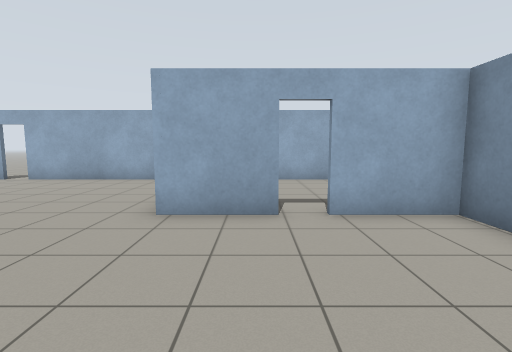
[1] (above)

12 first-person views from a walk through a Gazebo world. The camera is 1.2 m above the floor, tilts 6° down and sees 85° across. The floor is counted in squares, 1 m on a side. Each view is taken from the middle of a square. On the plan, view 1 faces up. The plan holds only what a view shows up to about 12 squares ahead; the rest is blank.

[2]
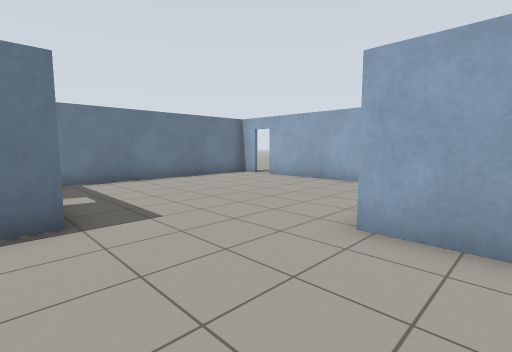

[3]
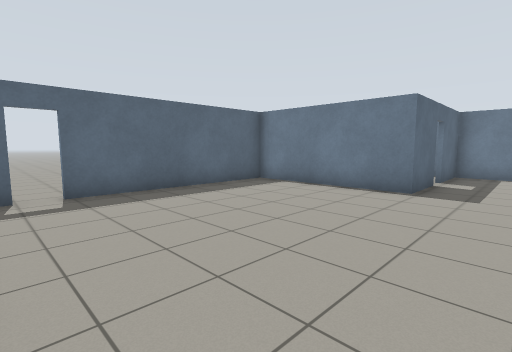

[4]
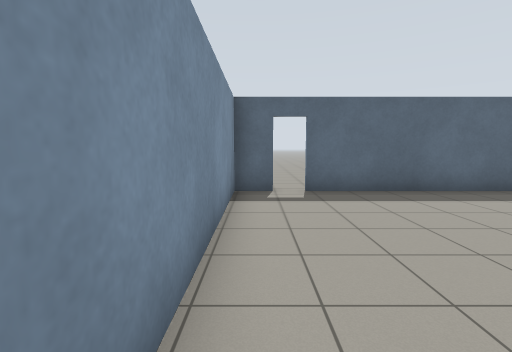

[5]
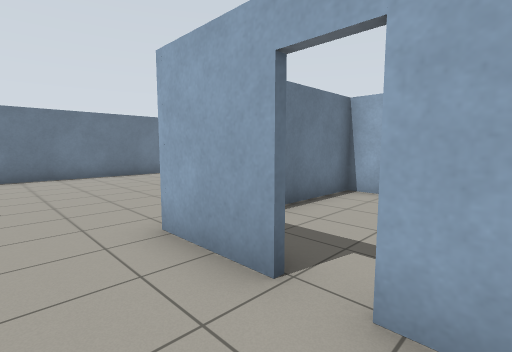

[6]
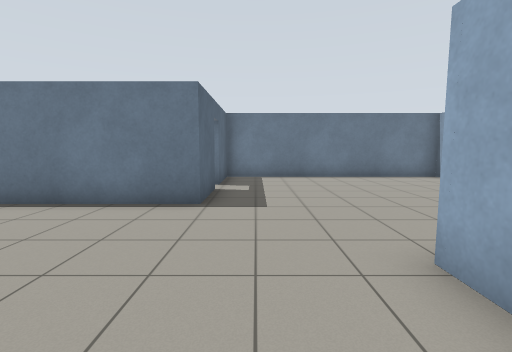

[7]
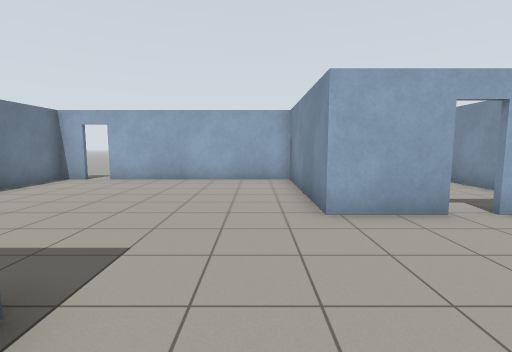

[8]
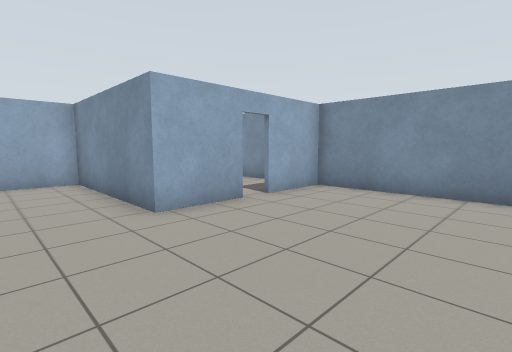

[9]
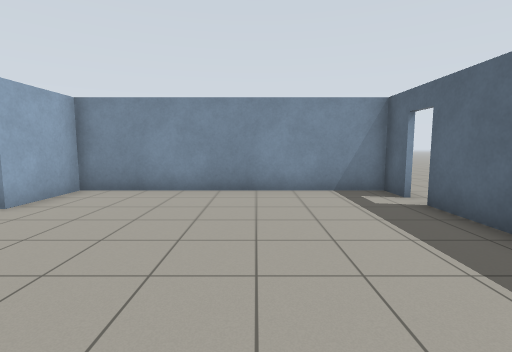

[10]
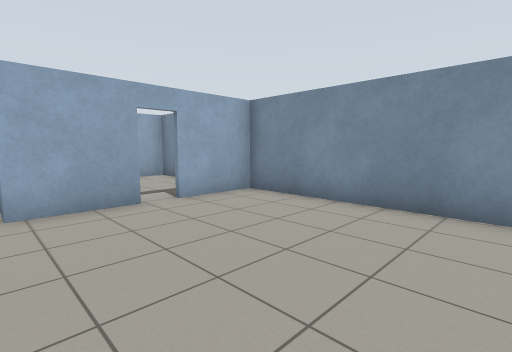

[11]
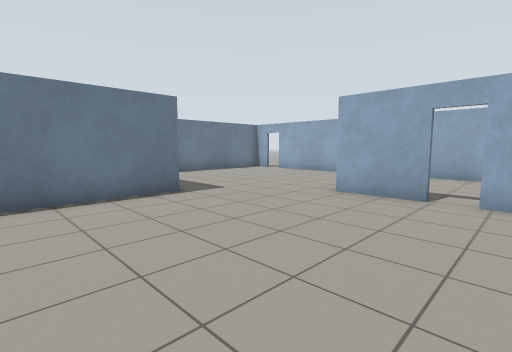

[12]
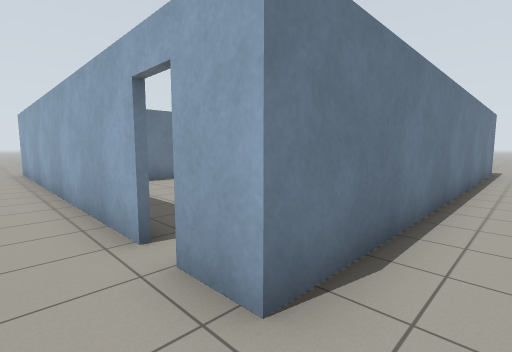

### Floor plan
Points are (right, up) in squares from view 1. A wall is a line through its corners. A room is listed if a view was taken in it or the views show most of it. See-through windows are left out.
Room 1 (views 1, 2, 3, 4, 5, 6, 7, 8, 9, 10, 11)
walls: (0.5, 4.8) (-1.8, 4.8) (-1.8, 10.2) (-8.4, 10.2); (-6.9, 1.8) (-4.8, 1.8) (-4.8, -3.5) (1.8, -3.5); (2.5, -3.5) (3.6, -3.5) (3.6, 4.8) (1.2, 4.8); (-9.1, 10.2) (-10.1, 10.2) (-10.1, 1.8) (-7.7, 1.8)
ways out: open door at (2, -4) to room 2; open door at (1, 5) to room 3; open door at (-9, 10); open door at (-7.5, 2)
Room 2 (view 12)
walls: (1.8, -3.7) (-10.2, -3.7); (3.7, -3.7) (2.5, -3.7)
ways out: open door at (2, -4) to room 1
Room 3 (no view inside)
walls: (3.6, 7.1) (3.6, 10.2) (-1.6, 10.2) (-1.6, 7.4)
ways out: open door at (1, 5) to room 1

Positions as (right, up) in squares from view 1, and headings:
1: (0, 0), facing up
2: (0, 1), facing up-left
3: (3, 4), facing down-left
4: (3, 4), facing down
5: (2, 3), facing up-left
6: (1, 3), facing left
7: (-3, 0), facing up
8: (-4, 0), facing up-right
9: (-4, 0), facing right
10: (-2, -1), facing up-right
11: (2, -2), facing up-left
12: (5, -5), facing up-left
